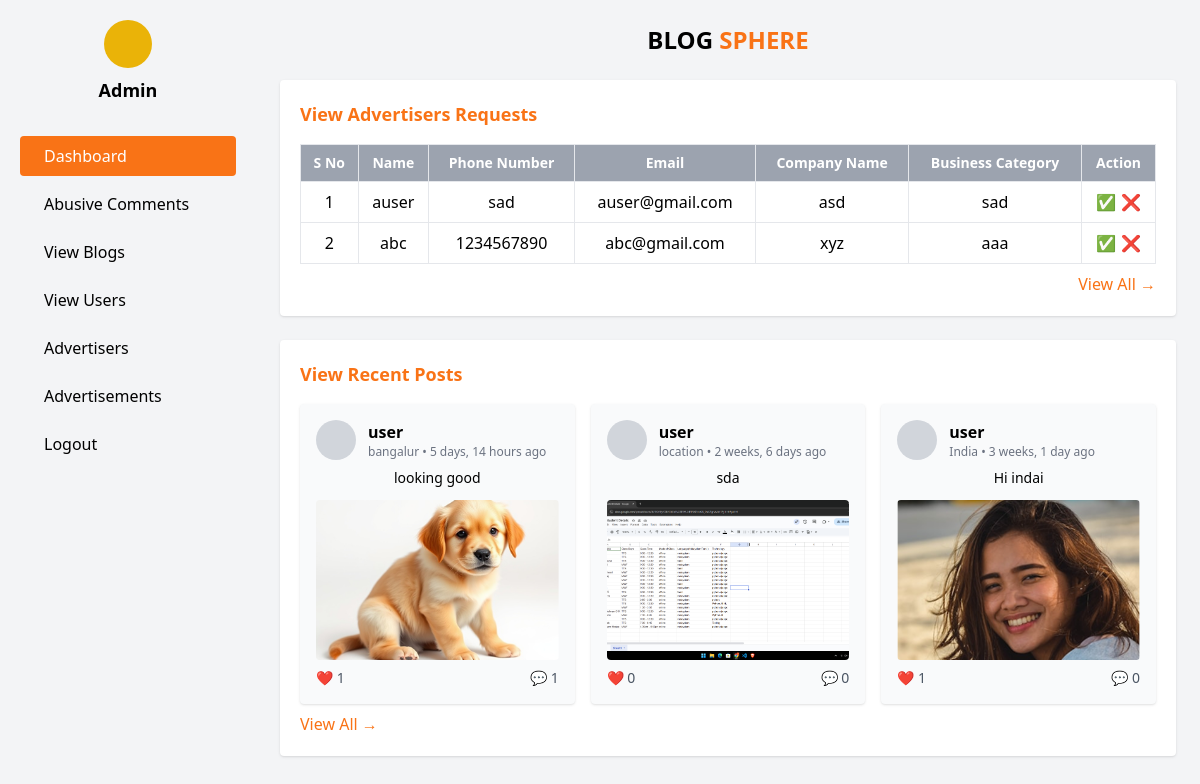
Before: /admin_panel/dashboard/ (signed in) with the older database file.
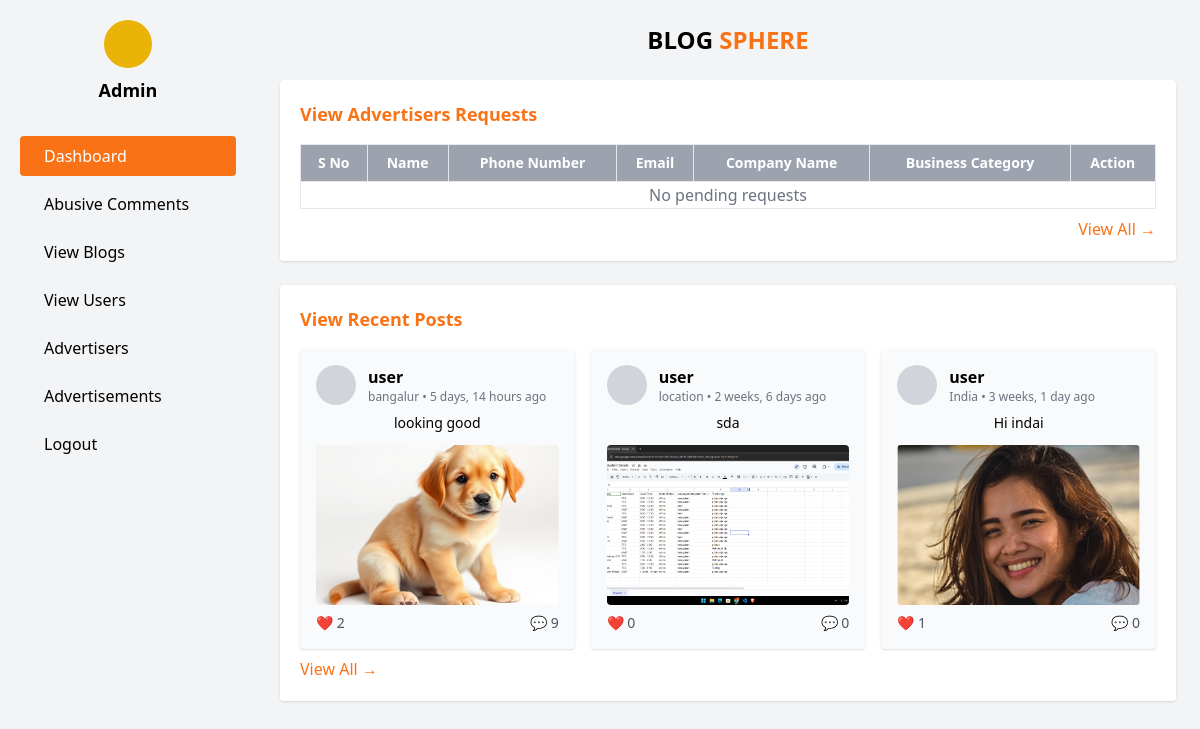
After: the same page with the newer database file.
### account/models.py (models this page shows)
class User(AbstractUser):
    USER_TYPE_CHOICES = (
        ('normal', 'Normal User'),
        ('advertiser', 'Advertiser'),
    )
    user_type = models.CharField(max_length=20, choices=USER_TYPE_CHOICES, default='normal')

### advertisers/models.py (models this page shows, shortened)
class Advertiser(models.Model):
    user = models.OneToOneField(User, on_delete=models.CASCADE)
    business_name = models.CharField(max_length=255)
    business_type = models.CharField(max_length=255)
    contact_number = models.CharField(max_length=20)
    address = models.CharField(max_length=255)
    profile_image = models.ImageField(upload_to='advertiser_profiles/', null=True, blank=True)

### posts/models.py (models this page shows, shortened)
class Post(models.Model):
    user = models.ForeignKey(User, on_delete=models.CASCADE)
    content = models.TextField(blank=True)
    location = models.CharField(max_length=255, blank=True)
    image = models.ImageField(upload_to='post_images/', blank=True, null=True)
    created_at = models.DateTimeField(auto_now_add=True)

### admin_panel/views.py (the view)
# urls.py: path('dashboard/', views.admin_dashboard, name='admin_dashboard'),
@never_cache
@login_required
@user_passes_test(is_admin)
def admin_dashboard(request):
    advertisers = User.objects.filter(is_active=False, user_type='advertiser')
    recent_posts = Post.objects.order_by('-created_at')[:3]
    return render(request, 'admin_panel/admin_dashboard.html', {'advertisers': advertisers, 'recent_posts': recent_posts})

### admin_panel/views.py (called while the page is built)
def is_admin(user):
    return user.is_superuser

### admin_panel/templates/admin_panel/admin_dashboard.html
{% extends "admin_base.html" %}
{% block content %}
<div class="bg-white p-5 shadow rounded mb-6">
    <h2 class="text-lg font-semibold mb-4 text-orange-500 text-left">
      View Advertisers Requests
    </h2>
    <table class="w-full border-collapse border border-gray-200">
      <thead>
        <tr class="bg-gray-400 text-white font-light text-sm">
          <th class="border p-2">S No</th>
          <th class="border p-2">Name</th>
          <th class="border p-2">Phone Number</th>
          <th class="border p-2">Email</th>
          <th class="border p-2">Company Name</th>
          <th class="border p-2">Business Category</th>
          <th class="border p-2">Action</th>
        </tr>
      </thead>
      <tbody>
        {% for advertiser in advertisers %}
        <tr class="text-center">
            <td class="border p-2">{{ forloop.counter }}</td>
            <td class="border p-2">{{ advertiser.username }}</td>
            <td class="border p-2">{{ advertiser.advertiser.contact_number }}</td>
            <td class="border p-2">{{ advertiser.email }}</td>
            <td class="border p-2">{{ advertiser.advertiser.business_name }}</td>
            <td class="border p-2">{{ advertiser.advertiser.business_type }}</td>
          <td class="border p-2">
            <a href="" class="text-green-600">✅</a>
            <a href="" class="text-red-600">❌</a>
          </td>
        </tr>
        {% empty %}
        <tr><td colspan="7" class="text-center text-gray-500">No pending requests</td></tr>
        {% endfor %}
      </tbody>
    </table>
    <a href="{% url 'all_advertisers' %}" class="text-orange-500 mt-2 block text-right"
      >View All →</a
    >
  </div>
  <div class="bg-white p-5 shadow rounded">
    <h2 class="text-lg font-semibold mb-4 text-orange-500 text-left">
      View Recent Posts
    </h2>
    <div class="grid grid-cols-3 gap-4">
    {% for post in recent_posts %}
    <div class="bg-gray-50 p-4 rounded shadow">
        <div class="flex items-center space-x-3 mb-2">
          <div class="w-10 h-10 bg-gray-300 rounded-full"></div>
          <div>
            <p class="font-semibold text-left">{{ post.user }}</p>
            <p class="text-xs text-gray-500">
              {{ post.location }} • {{ post.created_at|timesince }} ago
            </p>
          </div>
        </div>
        <p class="text-sm mb-3">{{ post.content|truncatechars:50 }}</p>
        {% if post.image %}
          <img src="{{ post.image.url }}" class="w-full h-40 object-cover rounded" />
        {% else %}
          <div class="w-full h-40 bg-gray-300 rounded"></div>
        {% endif %}
        <div class="flex justify-between text-sm text-gray-600 mt-2">
          <span>❤️ {{ post.likes.count }}</span>
          <span>💬 {{ post.comments.count }}</span>
        </div>
      </div>
    {% endfor %}
    </div>
    <a href="#" class="text-orange-500 mt-2 block text-left"
      >View All →</a
    >
  </div>
{% endblock %}

Changed rows visible on the page:
no longer on this page (row edited): User: username "auser", advertiser.contact_number "sad", email "auser@gmail.com", advertiser.business_name "asd", advertiser.business_type "sad"
no longer on this page (row edited): User: username "abc", advertiser.contact_number "1234567890", email "abc@gmail.com", advertiser.business_name "xyz", advertiser.business_type "aaa"
computed for Post "looking good": likes.count "1" → "2"; comments.count "1" → "9"
Other visible differences:
text now shown: "No pending requests"
